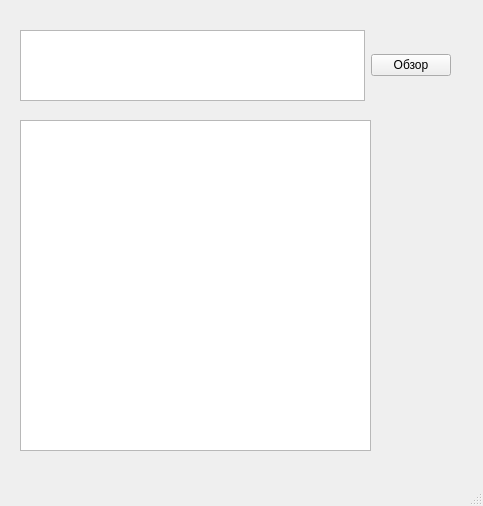
<?xml version="1.0" encoding="UTF-8"?>
<ui version="4.0">
 <class>MainWindow</class>
 <widget class="QMainWindow" name="MainWindow">
  <property name="geometry">
   <rect>
    <x>0</x>
    <y>0</y>
    <width>483</width>
    <height>506</height>
   </rect>
  </property>
  <property name="windowTitle">
   <string>MainWindow</string>
  </property>
  <widget class="QWidget" name="centralwidget">
   <widget class="QPlainTextEdit" name="plainTextEdit_2">
    <property name="geometry">
     <rect>
      <x>20</x>
      <y>120</y>
      <width>351</width>
      <height>331</height>
     </rect>
    </property>
   </widget>
   <widget class="QWidget" name="">
    <property name="geometry">
     <rect>
      <x>20</x>
      <y>30</y>
      <width>431</width>
      <height>71</height>
     </rect>
    </property>
    <layout class="QHBoxLayout" name="horizontalLayout">
     <item>
      <widget class="QPlainTextEdit" name="plainTextEdit"/>
     </item>
     <item>
      <widget class="QPushButton" name="pushButton">
       <property name="text">
        <string>Обзор</string>
       </property>
      </widget>
     </item>
    </layout>
   </widget>
  </widget>
  <widget class="QMenuBar" name="menubar">
   <property name="geometry">
    <rect>
     <x>0</x>
     <y>0</y>
     <width>483</width>
     <height>21</height>
    </rect>
   </property>
  </widget>
  <widget class="QStatusBar" name="statusbar"/>
 </widget>
 <resources/>
 <connections/>
</ui>
